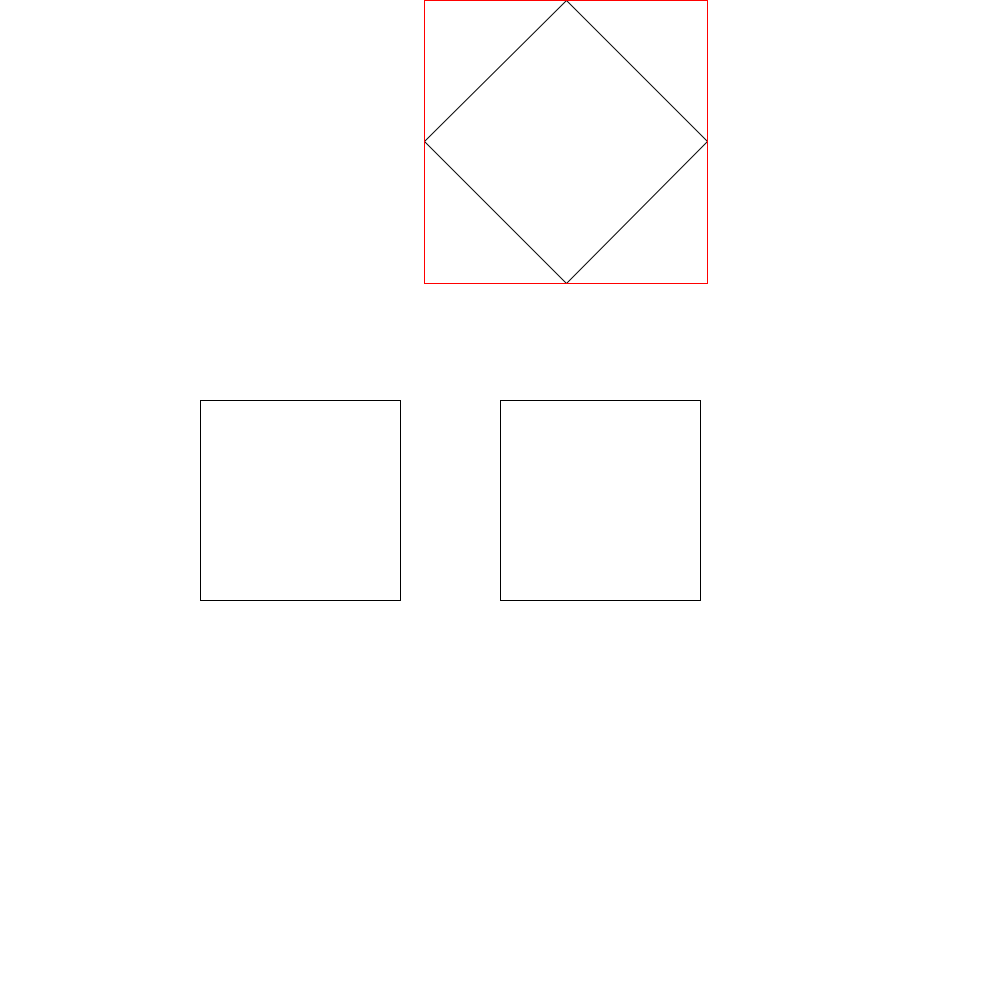
Frame 1 (no input)
Frame 60 (the mouse pressed at the canvas centre just before this capture): identical to frame 1, image omitted
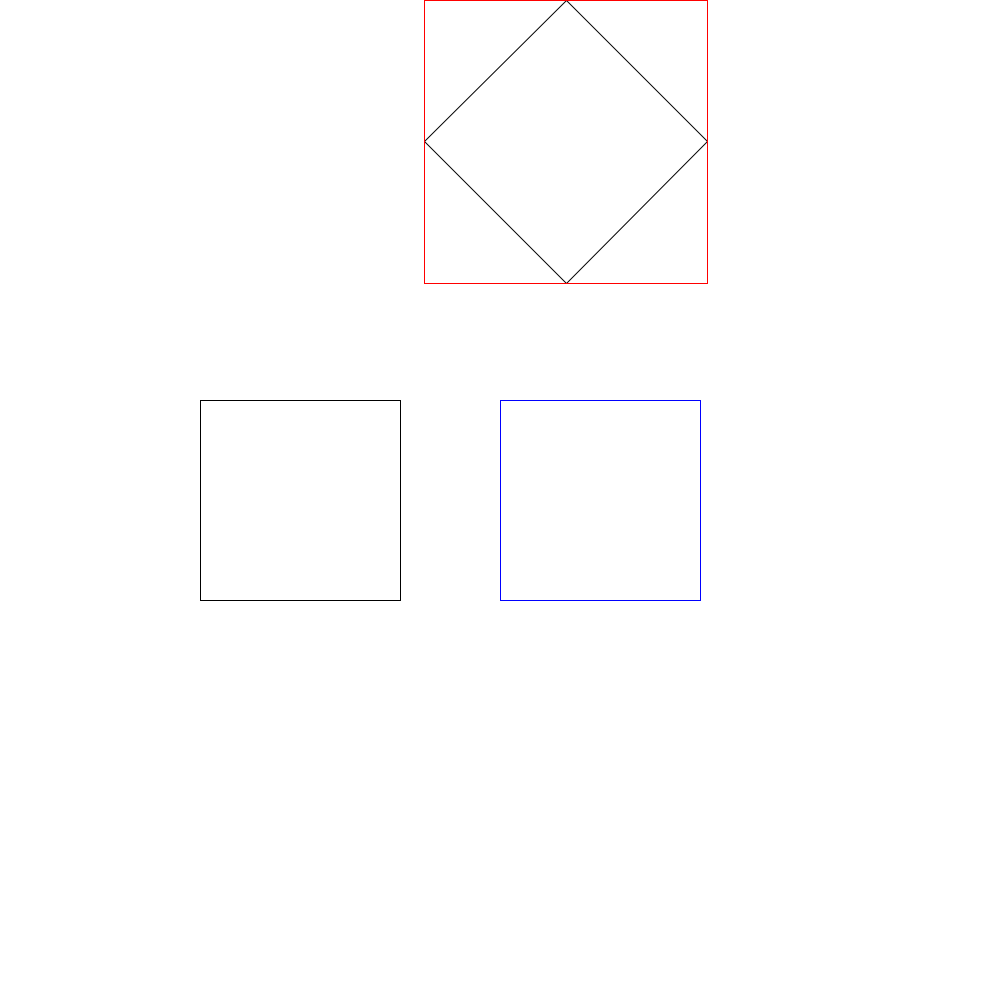
Frame 120 (the mouse held since frame 60 and released just before this capture)

The Processing sketch that drew these frames (run headless with seeded random() and noise(); from frame 60 on, the mouse is pressed at the canvas centre):

// Processing sketch: Cg08_IsPointInRect
// ── Cg08_IsPointInRect.pde
int scale = 20;

Rect rect;
Rect rect1;
Rect rect2;

void setup()
{
    size(1000, 1000);
    background(255);
    
    rect = new Rect(10*scale, 30*scale,20*scale, 20*scale, 0);//-PI/6);
    rect1 = new Rect(25*scale, 30*scale,35*scale, 20*scale, 0);//-PI/6);
    rect2 = new Rect(10*scale, 30*scale,20*scale, 20*scale, -PI/4);
}

void draw()
{
    background(255);
    stroke(0);
    if(rect.IsPointInRect(mouseX, mouseY))
    {
        stroke(0,255,0);
    }
    rect.Render();
    
    stroke(0);
    if(rect1.IsPointInRect1(mouseX, mouseY))
    {
        stroke(0,0,255);
    }
    rect1.Render();
    
    stroke(0);
    if(rect2.IsPointInRect2(mouseX, mouseY))
    {
        stroke(0,255,255);
    }
    rect2.Render();
    rect2.ShowBoundingBox();
}
// ── Rect.pde
public class Point
{
    public int x;
    public int y;
    
    public Point(int _x, int _y)
    {
        x = _x;
        y = _y;
    }
}

public class Rect
{
    public int topLeftX;
    public int topLeftY;
    public int bottomRightX;
    public int bottomRightY;
    
    public float angle;   //旋转角度
    
    public Rect(int _x1, int _y1, int _x2, int _y2, float _angle)
    {
        topLeftX = _x1;
        topLeftY = _y1;
        bottomRightX = _x2;
        bottomRightY = _y2;
        
        angle = _angle;
    }
    
    public Rect GetBoundingBox()
    {
        int _x1, _y1, _x2, _y2;
        Point[] points = new Point[4];
        points[0] = RotatePoint(topLeftX, topLeftY);
        points[1] = RotatePoint(bottomRightX, topLeftY);
        points[2] = RotatePoint(bottomRightX, bottomRightY);
        points[3] = RotatePoint(topLeftX, bottomRightY);
        
        _x1 = _x2 = points[0].x;
        _y1 = _y2 = points[0].y;
        
        for(int i = 0; i < points.length; ++i)
        {
            Point point = points[i];
 
            if(point.x < _x1)
            {
                _x1 = point.x;
            }
            
            if(point.x > _x2)
            {
                _x2 = point.x;
            }
            
            if(point.y > _y1)
            {
                _y1 = point.y;
            }
            
            if(point.y < _y2)
            {
                _y2 = point.y;
            }
        }
        
        return new Rect(_x1, _y1, _x2, _y2, 0);
    }
    
    private Point RotatePoint(int x, int y)
    {
        //旋转矩阵
        // x1  x2      cosX  -sinX
        // y1  y2      sinX  cosX
        float x1 = cos(angle);
        float x2 = -sin(angle);
        float y1 = -x2;
        float y2 = x1;
        
        return new Point((int)(x1 * x + x2 * y + 0.5), (int)(y1*x+y2*y+0.5)); //0.5四舍五入为整数
    }
    
    public void Render()
    {
        Point point1 = RotatePoint(topLeftX, topLeftY);
        Point point2 = RotatePoint(bottomRightX, topLeftY);
        Point point3 = RotatePoint(bottomRightX, bottomRightY);
        Point point4 = RotatePoint(topLeftX, bottomRightY);
        
        line(point1.x, point1.y, point2.x, point2.y);
        line(point2.x, point2.y, point3.x, point3.y);
        line(point3.x, point3.y, point4.x, point4.y);
        line(point4.x, point4.y, point1.x, point1.y);
    }
    
    public void ShowBoundingBox()
    {
        Rect box = GetBoundingBox();
        stroke(255,0,0);
        line(box.topLeftX, box.topLeftY, box.bottomRightX, box.topLeftY);
        line(box.bottomRightX, box.topLeftY, box.bottomRightX, box.bottomRightY);
        line(box.bottomRightX, box.bottomRightY, box.topLeftX, box.bottomRightY);
        line(box.topLeftX, box.bottomRightY, box.topLeftX, box.topLeftY);
    }
    
    //判定点是否在矩形内
    //检查点是否在边界内，只适合矩形的边平行于x和y轴的矩形，不适合旋转的矩形
    public boolean IsPointInRect(int x, int y)
    {
        return x >= topLeftX && x <= bottomRightX && y >= bottomRightY && y <= topLeftY;
    }
    
    //判定点是否在矩形内
    //检查点是否在边界内，只适合矩形的边平行于x和y轴的矩形，不适合旋转的矩形
    public boolean IsPointInRect1(int x, int y)
    {              
        return (x - topLeftX) * (x - bottomRightX) <= 0 && (y - topLeftY) * (y - bottomRightY) <= 0;
    }
    
    //判定点是否在矩形内
    //使用向量叉积来判断，可用于判断旋转的矩形
    //如果矩形旋转还可以使用，判断点在多边形内方法来判断,把旋转后的矩形当作多边形对待
    //如果矩形旋转还可以使用的方法是建立一个新的坐标系，可以以矩形中心为中点，x轴和y
    //轴平行于矩形的边建立坐标系，利用矩阵把点转化道该坐标系中，然后就可以使用
    //IsPointInRect和IsPointInRect1中的方法
    public boolean IsPointInRect2(int x, int y)
    {   
        /*
        Point point1 = RotatePoint(topLeftX, topLeftY);
        Point point2 = RotatePoint(bottomRightX, topLeftY);
        Point point3 = RotatePoint(bottomRightX, bottomRightY);
        Point point4 = RotatePoint(topLeftX, bottomRightY);
        
        //Vector1 代表 topLeftPoint - p
        int x1 = point1.x - x;
        int y1 = point1.y - y;
        
        //Vector2 代表 bottomLeftPoint - p
        int x2 = point4.x - x;
        int y2 = point4.y - y;
        
        //Vector3 代表 topRightPoint - p
        int x3 = point2.x - x;
        int y3 = point2.y - y;
        
        //Vector4 代表 bottomRightPoint - p
        int x4 = point3.x - x;
        int y4 = point3.y - y;
        
        //计算叉积
        boolean cp1 = (x1 * y2 - x2 * y1) >= 0 && (x4 * y3 - x3 * y4) >=0;
             
        //Vector5 代表 topRightPoint - p
        int x5 = point2.x - x;
        int y5 = point2.y - y;
        
        //Vector6 代表 topLeftPoint - p
        int x6 = point1.x - x;
        int y6 = point1.y - y;
        
        //Vector7 代表 bottomLeftPoint - p
        int x7 = point4.x - x;
        int y7 = point4.y - y;
        
        //Vector8 代表 bottomRightPoint - p
        int x8 = point3.x - x;
        int y8 = point3.y - y;
        
        //计算叉积
        boolean cp2 = (x5 * y6 - x6 * y5) >= 0 && (x7 * y8 - x8 * y7) >=0;
        
        return cp1 && cp2;*/
        
        //上述方法的优化
        //先判断点p是否在P1P4叉积大于等于0的那一侧，叉积可用于判断位于直线的哪一侧
        //然后再判断位于另一条边的叉积大于等于0的那一侧
        //以此类推判断完4条边
        Point point1 = RotatePoint(topLeftX, topLeftY);
        Point point2 = RotatePoint(bottomRightX, topLeftY);
        Point point3 = RotatePoint(bottomRightX, bottomRightY);
        Point point4 = RotatePoint(topLeftX, bottomRightY);
        
        //Vector1 代表 topLeftPoint - p
        int x1 = point1.x - x;
        int y1 = point1.y - y;
        
        //Vector2 代表 bottomLeftPoint - p
        int x2 = point4.x - x;
        int y2 = point4.y - y;
        
        if((x1 * y2 - x2 * y1) >= 0)
        {
             //Vector3 代表 topRightPoint - p
            int x3 = point2.x - x;
            int y3 = point2.y - y;
        
            //Vector4 代表 bottomRightPoint - p
            int x4 = point3.x - x;
            int y4 = point3.y - y;
            
            if((x4 * y3 - x3 * y4) >=0)
            {
                //Vector5 代表 topRightPoint - p
                int x5 = point2.x - x;
                int y5 = point2.y - y;
                
                //Vector6 代表 topLeftPoint - p
                int x6 = point1.x - x;
                int y6 = point1.y - y;
                
                if((x5 * y6 - x6 * y5) >= 0)
                {
                    //Vector7 代表 bottomLeftPoint - p
                    int x7 = point4.x - x;
                    int y7 = point4.y - y;
        
                    //Vector8 代表 bottomRightPoint - p
                    int x8 = point3.x - x;
                    int y8 = point3.y - y;
                    
                    if((x7 * y8 - x8 * y7) >=0)
                    {
                        return true;
                    }
                }
            }
        }
        return false;
    }
}
